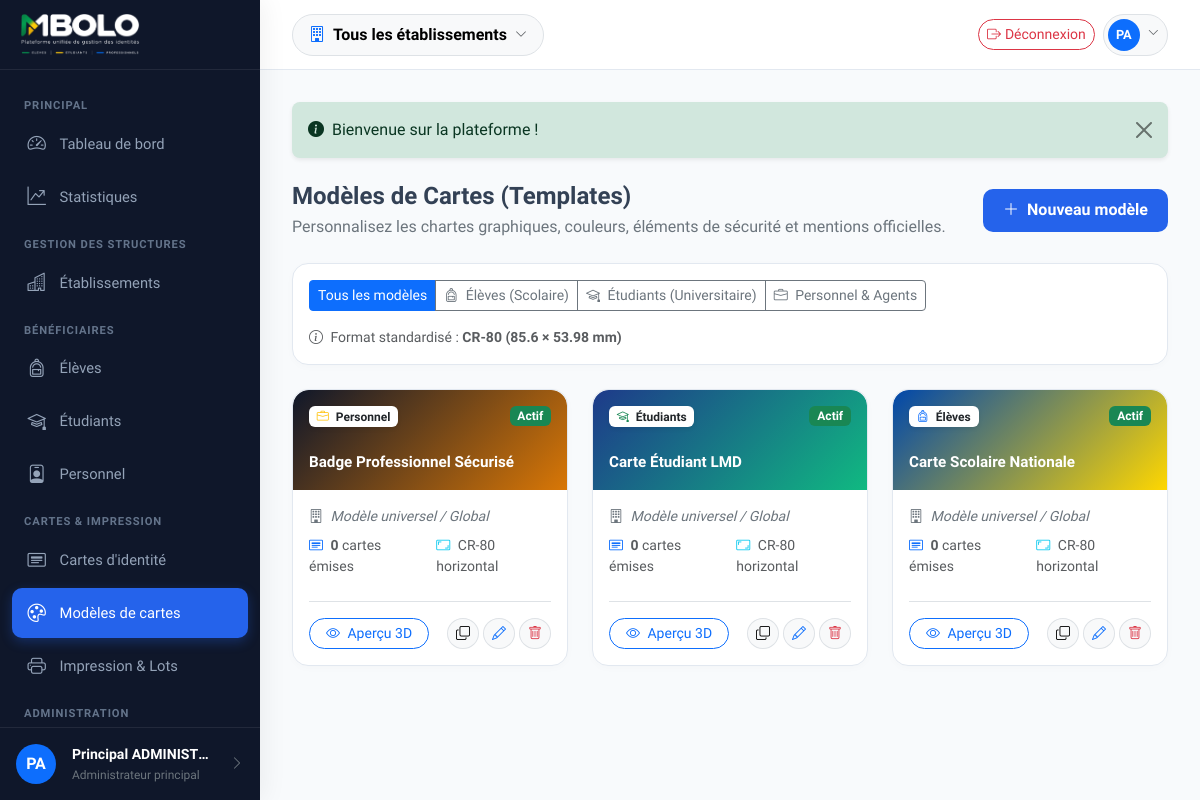
Screenshot of /templates (signed in) with the database file from the repository.
### tables this page shows
CREATE TABLE IF NOT EXISTS templates (
    id BIGINT UNSIGNED AUTO_INCREMENT PRIMARY KEY,
    etablissement_id BIGINT UNSIGNED NULL,
    nom VARCHAR(150) NOT NULL,
    cible ENUM('eleve','etudiant','personnel') NOT NULL,
    orientation ENUM('horizontal','vertical') NOT NULL DEFAULT 'horizontal',
    config_recto JSON NOT NULL,
    config_verso JSON NULL,
    couleur_principale CHAR(7) NULL,
    couleur_secondaire CHAR(7) NULL,
    logo VARCHAR(255) NULL,
    signature VARCHAR(255) NULL,
    filigrane VARCHAR(255) NULL,
    version SMALLINT UNSIGNED NOT NULL DEFAULT 1,
    actif TINYINT(1) NOT NULL DEFAULT 1,
    created_by BIGINT UNSIGNED NULL,
    created_at DATETIME NOT NULL DEFAULT CURRENT_TIMESTAMP,
    updated_at DATETIME NULL ON UPDATE CURRENT_TIMESTAMP,
    deleted_at DATETIME NULL,
    CONSTRAINT fk_tpl_etab FOREIGN KEY (etablissement_id) REFERENCES etablissements(id),
    CONSTRAINT fk_tpl_user FOREIGN KEY (created_by) REFERENCES users(id)
);

### app/Views/templates/index.php (the view, shortened to what the rows shown need)
<div class="d-flex flex-wrap align-items-center justify-content-between gap-3 mb-4">
    <div>
        <h4 class="fw-bold mb-1">Modèles de Cartes (Templates)</h4>
        <p class="text-secondary mb-0">Personnalisez les chartes graphiques, couleurs, éléments de sécurité et mentions officielles.</p>
    </div>
    <div class="d-flex align-items-center gap-2">
        <a href="<?= $base_path ?>/templates/creer" class="btn btn-primary-custom d-flex align-items-center gap-2">
            <i class="bi bi-plus-lg"></i>
            <span>Nouveau modèle</span>
        </a>
    </div>
</div>
<div class="card-custom mb-4 p-3">
    <div class="d-flex flex-wrap align-items-center justify-content-between gap-3">
        <div class="btn-group" role="group">
            <a href="<?= $base_path ?>/templates" class="btn btn-sm <?= empty($cible_filter) ? 'btn-primary' : 'btn-outline-secondary' ?>">
                Tous les modèles
            </a>
            <a href="<?= $base_path ?>/templates?cible=eleve" class="btn btn-sm <?= ($cible_filter === 'eleve') ? 'btn-primary' : 'btn-outline-secondary' ?>">
                <i class="bi bi-backpack me-1"></i> Élèves (Scolaire)
            </a>
            <a href="<?= $base_path ?>/templates?cible=etudiant" class="btn btn-sm <?= ($cible_filter === 'etudiant') ? 'btn-primary' : 'btn-outline-secondary' ?>">
                <i class="bi bi-mortarboard me-1"></i> Étudiants (Universitaire)
            </a>
            <a href="<?= $base_path ?>/templates?cible=personnel" class="btn btn-sm <?= ($cible_filter === 'personnel') ? 'btn-primary' : 'btn-outline-secondary' ?>">
                <i class="bi bi-briefcase me-1"></i> Personnel & Agents
            </a>
        </div>
        <div class="text-muted small">
            <i class="bi bi-info-circle me-1"></i> Format standardisé : <strong>CR-80 (85.6 × 53.98 mm)</strong>
        </div>
    </div>
</div>
<div class="row g-4">
    <?php if (empty($templates)): ?>
        <div class="col-12">
            <div class="card-custom text-center p-5">
                <i class="bi bi-palette text-secondary display-3 mb-3"></i>
                <h5 class="fw-bold">Aucun modèle de carte trouvé</h5>
                <p class="text-muted mb-3">Créez votre premier modèle ou réinitialisez les modèles par défaut.</p>
                <a href="<?= $base_path ?>/templates/creer" class="btn btn-primary-custom mx-auto">
                    <i class="bi bi-plus-lg me-1"></i> Créer un modèle
                </a>
            </div>
        </div>
    <?php else: ?>
        <?php foreach ($templates as $tpl): ?>
            <div class="col-md-6 col-lg-4">
                <div class="card-custom h-100 d-flex flex-column">
                    <div style="height: 100px; background: linear-gradient(135deg, <?= htmlspecialchars($tpl['couleur_principale'] ?? '#1e3a8a') ?> 0%, <?= htmlspecialchars($tpl['couleur_secondaire'] ?? '#3b82f6') ?> 100%); position: relative; border-radius: 16px 16px 0 0;" class="p-3 text-white d-flex flex-column justify-content-between">
                        <div class="d-flex justify-content-between align-items-center">
                            <span class="badge bg-white text-dark shadow-sm">
                                <?php if ($tpl['cible'] === 'eleve'): ?>
                                    <i class="bi bi-backpack text-primary me-1"></i> Élèves
                                <?php elseif ($tpl['cible'] === 'etudiant'): ?>
                                    <i class="bi bi-mortarboard text-success me-1"></i> Étudiants
                                <?php else: ?>
                                    <i class="bi bi-briefcase text-warning me-1"></i> Personnel
                                <?php endif; ?>
                            </span>
                            <span class="badge <?= $tpl['actif'] ? 'bg-success' : 'bg-secondary' ?>">
                                <?= $tpl['actif'] ? 'Actif' : 'Inactif' ?>
                            </span>
                        </div>
                        <div class="fw-bold text-truncate" style="font-size: 0.95rem;">
                            <?= htmlspecialchars($tpl['nom']) ?>
                        </div>
                    </div>
                    <div class="card-body p-3 flex-grow-1 d-flex flex-column justify-content-between">
                        <div>
                            <div class="mb-2 text-secondary small">
                                <i class="bi bi-building me-1"></i>
                                <?= $tpl['etablissement_nom'] ? htmlspecialchars($tpl['etablissement_nom']) : '<span class="fst-italic">Modèle universel / Global</span>' ?>
                            </div>
                            <div class="d-flex align-items-center gap-3 mb-3 text-muted small">
                                <div>
                                    <i class="bi bi-card-heading me-1 text-primary"></i>
                                    <strong><?= (int)($tpl['nb_cartes'] ?? 0) ?></strong> cartes émises
                                </div>
                                <div>
                                    <i class="bi bi-aspect-ratio me-1 text-info"></i>
                                    CR-80 <?= htmlspecialchars($tpl['orientation']) ?>
                                </div>
                            </div>
                        </div>
                        <div class="d-flex align-items-center justify-content-between pt-3 border-top mt-2">
                            <a href="<?= $base_path ?>/templates/<?= $tpl['id'] ?>" class="btn btn-sm btn-outline-primary rounded-pill px-3">
                                <i class="bi bi-eye me-1"></i> Aperçu 3D
                            </a>
                            <div class="d-flex align-items-center gap-1">
                                <a href="<?= $base_path ?>/templates/<?= $tpl['id'] ?>/dupliquer" class="btn btn-sm btn-light border rounded-circle" title="Dupliquer le modèle">
                                    <i class="bi bi-copy"></i>
                                </a>
                                <a href="<?= $base_path ?>/templates/<?= $tpl['id'] ?>/modifier" class="btn btn-sm btn-light border rounded-circle text-primary" title="Modifier">
                                    <i class="bi bi-pencil"></i>
                                </a>
                                <form method="POST" action="<?= $base_path ?>/templates/<?= $tpl['id'] ?>/supprimer" class="d-inline">
                                    <button type="button" class="btn btn-sm btn-light border rounded-circle text-danger btn-confirm-delete" data-message="Supprimer ce modèle ?" title="Supprimer">
                                        <i class="bi bi-trash"></i>
                                    </button>
                                </form>
                            </div>
                        </div>
                    </div>
                </div>
            </div>
        <?php endforeach; ?>
    <?php endif; ?>
</div>

### app/Core/Router.php (shortened to what the rows shown need)
<?php
class Router
{
    private array $routes = [];
    private Request $request;
    private Response $response;
    public function __construct(Request $request, Response $response)
    {
        $this->request = $request;
        $this->response = $response;
    }
    private function addRoute(string $method, string $path, array|callable $handler, array $middlewares): void
    {
        $normalizedPath = '/' . trim($path, '/');
        $pattern = preg_replace('/\{([a-zA-Z0-9_]+)\}/', '(?P<$1>[^/]+)', $normalizedPath);
        $pattern = '#^' . $pattern . '$#';
        $this->routes[] = [
            'method' => $method,
            'path' => $normalizedPath,
            'pattern' => $pattern,
            'handler' => $handler,
            'middlewares' => $middlewares
        ];
    }
    public function dispatch(): void
    {
        $currentPath = $this->request->getPath();
        foreach ($this->routes as $route) {
            if (preg_match($route['pattern'], $currentPath, $matches)) {
                $params = [];
                $handler = $route['handler'];
                if (is_array($handler)) {
                    [$controllerClass, $method] = $handler;
                    $controller = new $controllerClass($this->request, $this->response);
                    $controller->$method($params);
                    return;
                }
            }
        }
        $this->response->setStatusCode(404);
            ?>
            <?php
    }
}

### rows the page displays
templates: cible "personnel" (drawn), actif "Actif", nom "Badge Professionnel Sécurisé", nb_cartes "0", orientation "horizontal"
templates: cible "etudiant" (drawn), actif "Actif", nom "Carte Étudiant LMD", nb_cartes "0", orientation "horizontal"
templates: cible "eleve" (drawn), actif "Actif", nom "Carte Scolaire Nationale", nb_cartes "0", orientation "horizontal"

### other values shown
$msg "Bienvenue sur la plateforme !"
